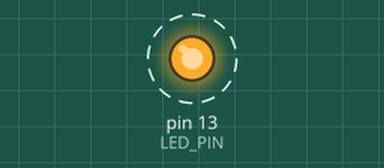
A sketch run on a simulated Arduino Uno, built with avr-gcc and run on an emulated ATmega328P. Shown: output pins drawn as LEDs (lit = HIGH). Dashed ring = blinking. What the sketch prints to the serial monitor is not drawn.

Above: at 0.4 s.
Timing chart, 0 to 4.1 s (numbered marks = the images above):
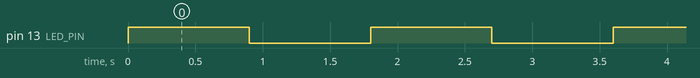

The sketch:

sample.ino
```cpp
#include<Arduino.h>
#define LED_PIN 13

void setup(){
	pinMode(LED_PIN, OUTPUT);
	Serial.begin(9600);
}

// LED点滅
void loop(){
	Serial.println("Hello Arduino\n");
	digitalWrite(LED_PIN, HIGH); delay(900);
	digitalWrite(LED_PIN, LOW); delay(900);
}
```

Measured:
- by itself, pin 13 (LED_PIN): alternates HIGH for 0.90 s and LOW for 0.90 s
